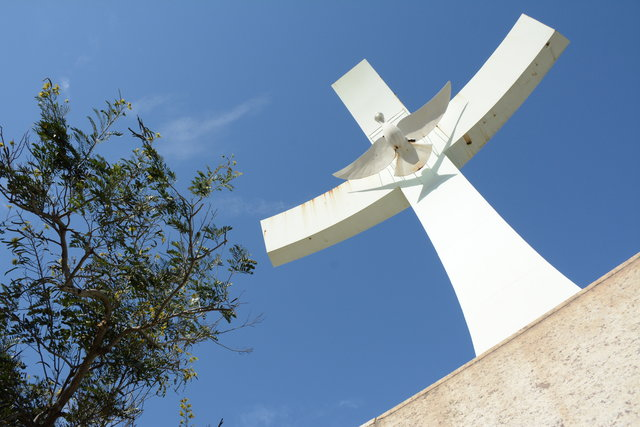
#> input picture filtering-borders/prc_papa.jpg, 640 x 427 px, found by its file name
$ python filtering-borders.py
#> lines starting #> are read from the running program, lines starting #| are printed output that depends on the picture; after the words box and inside, x2 and y2 are one past the last pixel; in counts of white or black regions, pixels touching at a corner belong together
from math import floor
import cv2
import numpy as np


def filterIMG(img, mask, **kwargs):
    if mask.shape[0] != mask.shape[1]:
        print('mask is not a square matrix')
        return False
    if mask.shape[0] % 2 != 1 or mask.shape[1] % 2 != 1:
        print('mask has even dimensions')
        return False

    typeOptions = ['default', 'zero', 'replicate']
    # a) DEFAULT: a imagem de saída com dimensões menores que a imagem de entrada, ou seja, o tratamento da borda não é realizado;
    # b) ZERO: a imagem de saída do mesmo tamanho da imagem de entrada realizando-se zero-padding;
    # c) REPLICATE: a imagem de saída do mesmo tamanho da imagem de entrada realizando-se a replicação das bordas da imagem.
    typeFilter = kwargs.get('typeFilter')
    if typeFilter == None:
        typeFilter = typeOptions[0]
    if not(typeFilter in typeOptions):
        typeFilter = typeOptions[0]

    xMask = mask.shape[0]
    xLim = floor(xMask/2)
    yMask = mask.shape[1]
    yLim = floor(yMask/2)

    xImg = img.shape[0]
    yImg = img.shape[1]

    # checa se a máscara não é maior que a imagem em x ou y
    if xImg < xMask+1 or yImg < yMask+1:
        print('mask is bigger than image')
        return False

    # aplica o filtro default, onde a imagem de saída é menor por 2*xLim e 2*yLim
    if typeFilter == 'default':
        imgToFilter = img
        imgFiltered = np.zeros((xImg-2*xLim, yImg-2*yLim))
    # aplica o filtro zero padding, onde a imagem de saída é do mesmo tamanho, acrescida por zeros nas bordas
    elif typeFilter == 'zero':
        imgToFilter = np.zeros((xImg+2*xLim, yImg+2*yLim))
        imgToFilter[xLim:xImg+xLim, yLim:yImg+yLim] = img
        imgFiltered = np.zeros((xImg, yImg))
    # aplica o filtro de replicação de borda, onde a imagem de saída é do mesmo tamanho, acrescida pelos valores das bordas
    elif typeFilter == 'replicate':
        imgToFilter = np.zeros((xImg+2*xLim, yImg+2*yLim))
        imgToFilter[xLim:xImg+xLim, yLim:yImg+yLim] = img

        for row in range(0, xLim):
            imgToFilter[row, :] = imgToFilter[xLim, :]
        for row in range(imgToFilter.shape[0]-yLim, imgToFilter.shape[0]):
            imgToFilter[row, :] = imgToFilter[imgToFilter.shape[0]-yLim-1, :]

        for col in range(0, yLim):
            imgToFilter[:, col] = imgToFilter[:, yLim]
        for col in range(imgToFilter.shape[1]-xLim, imgToFilter.shape[1]):
            imgToFilter[:, col] = imgToFilter[:, imgToFilter.shape[1]-xLim-1]

        imgFiltered = np.zeros((xImg, yImg))

    xStart = xLim
    xEnd = imgToFilter.shape[0] - 1 - xLim
    yStart = yLim
    yEnd = imgToFilter.shape[1] - 1 - yLim

    xFilter = 0
    yFilter = 0
    for xIndex in range(xStart, xEnd):
        for yIndex in range(yStart, yEnd):
            subImg = imgToFilter[xIndex-xLim:1 +
                                 xIndex+xLim, yIndex-yLim:1+yIndex+yLim]
            subImg = subImg*mask
            # realiza a convolução propriamente dita entre a subregião da img e a mask
            sumImg = subImg.sum()

            imgFiltered[xFilter, yFilter] = sumImg
            yFilter += 1
        xFilter += 1
        yFilter = 0

    # retorna os elementos do np array convertidos para uint8
    return imgFiltered.astype(np.uint8)


if __name__ == "__main__":
    # definir a imagem utilizada no formato 'img.jpg'
    fname = 'filtering-borders/prc_papa.jpg'
    img = cv2.imread(fname, cv2.IMREAD_GRAYSCALE)
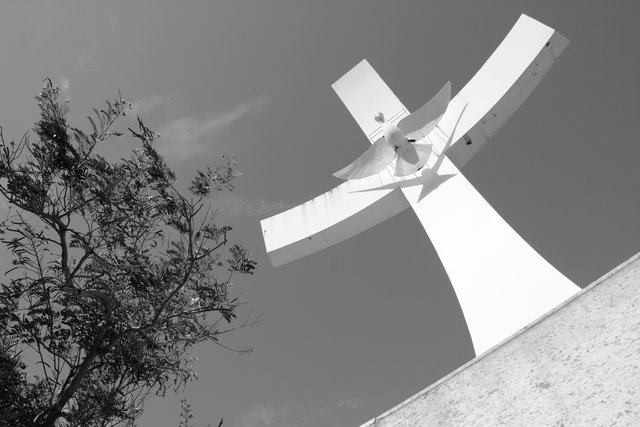
#> img: shape (427, 640); min 0, max 255, mean 132.7

    n = 5
    # definir a máscara a ser utilizada, de dimensões ímpares e quadrada
    mask = np.ones((n, n))/(n*n)

    # ex: laplaciano
    # mask = np.array((
    #     [0, 1, 0],
    #     [1, -4, 1],
    #     [0, 1, 0]), dtype="int")

    # aqui você deve mudar o typeFilter para o tipo de tratamento de borda desejado
    imgfiltered = filterIMG(img, mask, typeFilter='replicate')
#> in filterIMG, `imgToFilter[xLim:xImg+xLim, yLim:yImg+yLim] = img`:
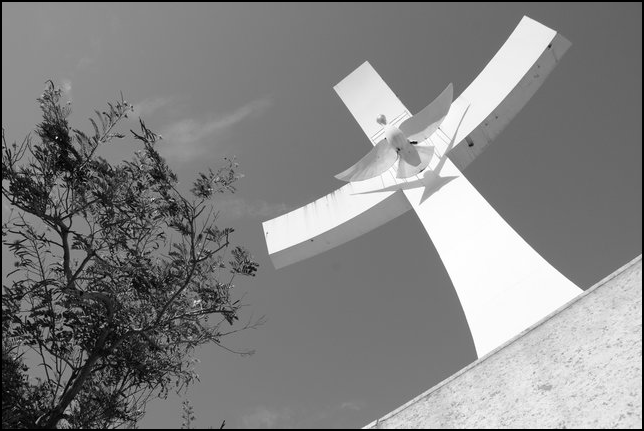
#> imgToFilter: shape (431, 644) float64; min 0, max 255, mean 130.6
#> after the loop in filterIMG, `for row in range(0, xLim):`:
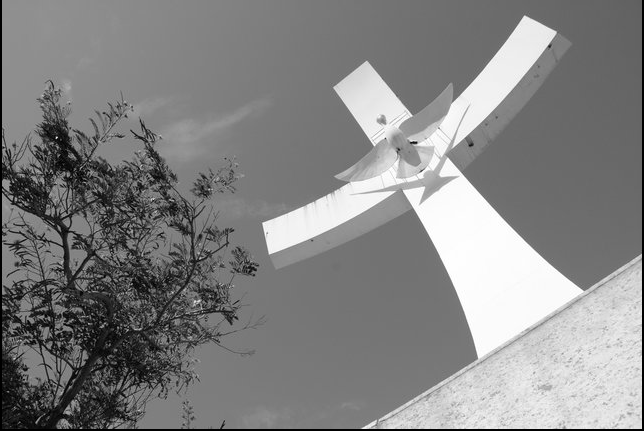
#> imgToFilter: shape (431, 644) float64; 0.46% of pixels changed, all inside (x1, y1, x2, y2) = (2, 0, 642, 2)
#> after the loop in filterIMG, `for row in range(imgToFilter.shape[0]-yLim, imgToFilter.shape[0]):`:
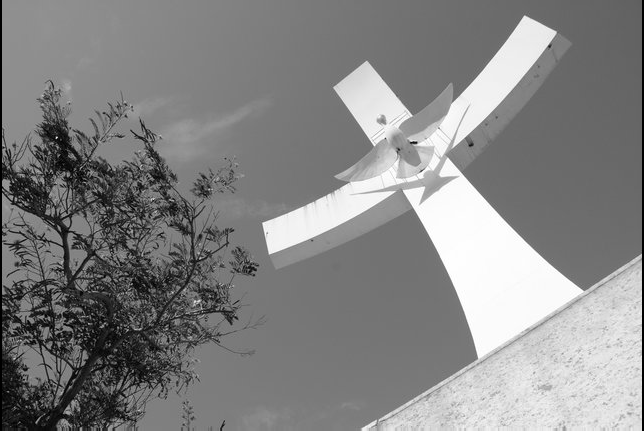
#> imgToFilter: shape (431, 644) float64; 0.46% of pixels changed, all inside (x1, y1, x2, y2) = (2, 429, 642, 431)
#> after the loop in filterIMG, `for col in range(0, yLim):`:
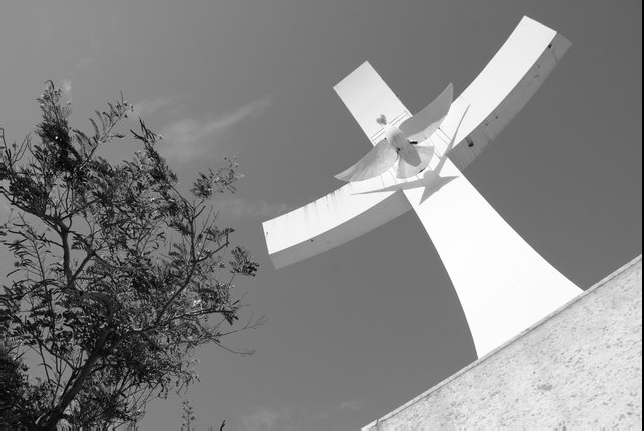
#> imgToFilter: shape (431, 644) float64; 0.31% of pixels changed, all inside (x1, y1, x2, y2) = (0, 0, 2, 431)
#> after the loop in filterIMG, `for col in range(imgToFilter.shape[1]-xLim, imgToFilter.shape[1]):`:
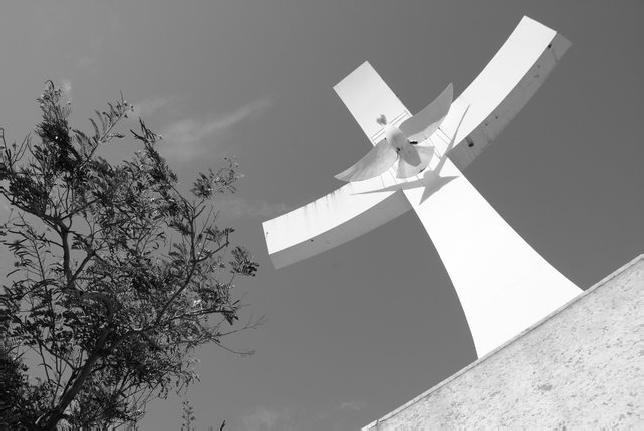
#> imgToFilter: shape (431, 644) float64; 0.31% of pixels changed, all inside (x1, y1, x2, y2) = (642, 0, 644, 431)
#> after the loop in filterIMG, `for xIndex in range(xStart, xEnd):`:
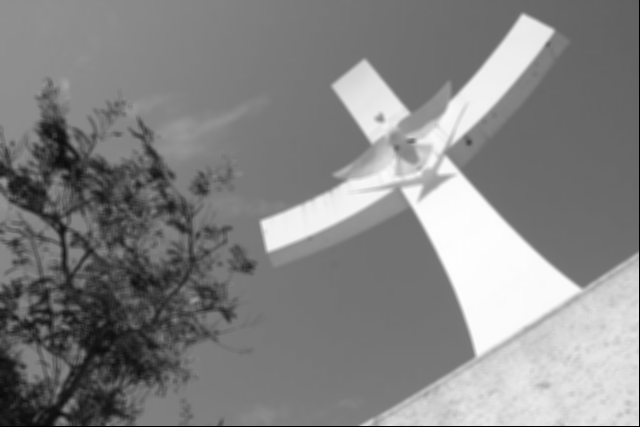
#> imgFiltered: shape (427, 640) float64; min 0, max 254.2, mean 132.1
#> after the loop in filterIMG, `for xIndex in range(xStart, xEnd):`: xFilter = 426

    cv2.imshow('original image', img)
    # checa se o tratamento de borda foi aplicado ou não
    print('original size', img.shape)
#| original size (427, 640)
    cv2.imshow('filtered image', imgfiltered)
    # checa se o tratamento de borda foi aplicado ou não
    print('filtered size', imgfiltered.shape)
#| filtered size (427, 640)
    cv2.waitKey(0)
    cv2.destroyAllWindows()
